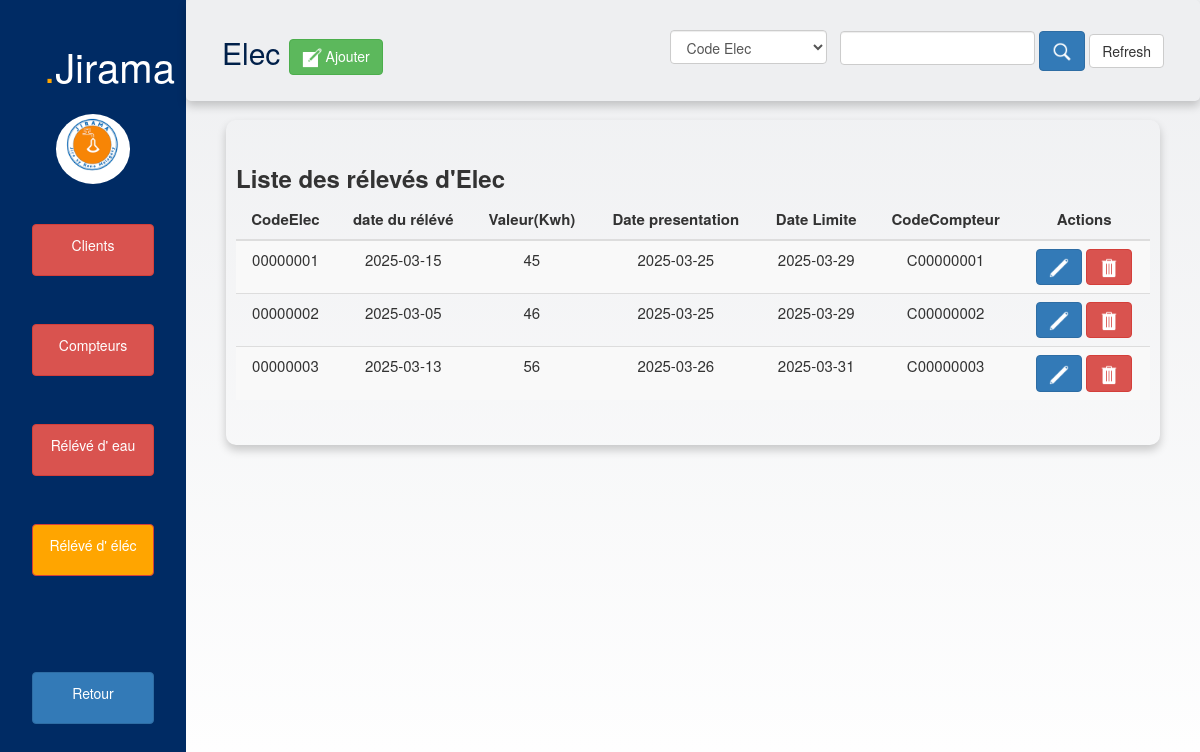
Screenshot of /deb.php?controller=Elec&action=index with the database file from the repository.
### tables this page shows
CREATE TABLE `releve_elec` (
  `codeElec` varchar(11) NOT NULL,
  `dateReleve1` date NOT NULL,
  `valeur1` int(11) NOT NULL,
  `date_presentation` date NOT NULL,
  `date_limite` date NOT NULL,
  `codeCompteur` varchar(11) NOT NULL
);

### controller/releveElecController.php (called while the page is built, shortened)
<?php
    require 'models/releveElecModel.php';
    class ElecController{
        private $ElecModel;
        public function __construct(){
            $this->ElecModel = new ElecModel();
        }
        public function index(){
            $item = $this->ElecModel->getAllElec();
            require 'views/releveElec/index.php';
        }
    }
?>

### config/connexion.php (called while the page is built, shortened)
<?php
    class Database{
        private static $dbHost = "localhost";
        private static $dbUser = "root";
        private static $dbName = "jirama";
        private static $dbPassword = "";
        private static $connexion = null;
        public static function connect(){
            try{
                self::$connexion = new PDO("mysql:host=" . self::$dbHost. "; dbname=".self::$dbName, self::$dbUser, self::$dbPassword);
            }
            catch(PDOException $e){
                die($e->getMessage());
            }
            return self::$connexion;
        }
    }
?>

### models/releveElecModel.php (called while the page is built, shortened)
<?php
    class ElecModel{
        private $db;
        public function __construct(){
            $this->db = Database::connect();
        }
        public function getAllElec(){
            $stmt = $this->db->query('SELECT * from releve_Elec');
            return $stmt->fetchAll(PDO::FETCH_ASSOC);
        }
    }
?>

### views/releveElec/index.php (the view, shortened to what this page needs)
<?php
    $search['search'] = $search['search'] ?? "";
    $search['typeSearch'] = $search['typeSearch'] ?? "";
?>
<!DOCTYPE html>
<html lang="en">
<head>
    <link rel="stylesheet" href="bootstrap/bootstrapVrai.min.css">
    <link rel="stylesheet" href="css/style.css">
</head>
<body>
    <div class="dashboard">
        <div class="left_panel">
            <div class="row">
                <div class="left_content col-md-12">
                    <h2><span class="point">.</span>Jirama</h2>
                    <img src="image/téléchargement.png" class="img-circle" alt="">
                    <div class="navigation">
                        <ul>
                            <li><a href="deb.php?controller=customer&action=index2" class="btn btn-danger">Clients</a></li>
                            <li><a href="deb.php?controller=Compteur&action=index" class="btn btn-danger">Compteurs</a></li>
                            <li><a href="deb.php?controller=Eau&action=index" class="btn btn-danger">Rélévé d' eau</a></li>
                            <li><a href="#" id="active" class="btn btn-danger">Rélévé d' éléc</a></li>
                            <li style="margin-top:6vh"><a href="index.php" class="btn btn-primary">Retour</a></li>
                        </ul>
                    </div>
                </div>
            </div>
        </div>
        <div class="right_panel">
            <header class="loha1">
                <h2>Elec <a href="deb.php?controller=Elec&action=create" class="btn btn-success" id="ajouter"><img src="image/icons8_create_50px.png" alt="" class="icon"> Ajouter</a></h2>
                <div class="search">
                    <form action="deb.php?controller=search&action=searchElec" method="POST">
                        <select name="typeSearch" class="form-control2" id="sexe">
                            <option value="codeElec" <?= ($search['typeSearch'] == "codeEau") ? 'selected' : ''?>>Code Elec</option>
                        </select>
                        <input type="text" class="form-control2" name="search" value="<?php echo $search['search']?>">
                        <button class="btn btn-primary" type="submit"><img src="image/search_50px.png" alt="" class="icon"></button>
                        <a href="deb.php?controller=Elec&action=index" class="btn btn-default">Refresh</a>
                    </form>
                </div>
            </header>
            <div class="right_content">
                <div class="containerPers admin">
                    <div class="row">
                        <h3><strong>Liste des rélevés d'Elec</strong></h3>
                        <table class=" table table-striped" style="overflow-x:auto">
                            <thead>
                                <tr>
                                    <th>CodeElec</th>
                                    <th>date du rélévé</th>
                                    <th>Valeur(Kwh)</th>
                                    <th>Date presentation</th>
                                    <th>Date Limite</th>
                                    <th>CodeCompteur</th>
                                    <th>Actions</th>
                                </tr>
                            </thead>
                            <tbody>
                                <?php
                                    if ($item) {
                                        foreach($item as $item){
                                            echo '<tr style="text-align: center">';
                                            echo        '<td>' . $item['codeElec']. '</td>';
                                            echo        '<td>' . $item['dateReleve1']. '</td>';
                                            echo        '<td>' . $item['valeur1']. '</td>';
                                            echo        '<td>' . $item['date_presentation'] . '</td>';
                                            echo        '<td>' . $item['date_limite'] . '</td>';
                                            echo        '<td>' . $item['codeCompteur']. '</td>';
                                            echo        '<td>';
                                            echo            '<a href="deb.php?controller=Elec&action=createUpdate&codeElec='. $item['codeElec'] .'" class="btn btn-primary"><img src="image/icons8_edit_50px.png" class="icon"></a>';
                                            echo            '<a href="deb.php?controller=Elec&action=createDelete&codeElec='. $item['codeElec'] .'" class="btn btn-danger"><img src="image/icons8_trash_can_50px.png" alt="" class="icon"></a>';
                                            echo        '</td>';
                                            echo '</tr>';
                                        }
                                    }else {
                                        ?>
                                            <tr style="color:red" >
                                                <td colspan =6 style="text-align: center"> Aucun données trouvé! </td>
                                            </tr>
                                        <?php
                                    }
                                ?>
                            </tbody>
                        </table>
                    </div>
                </div>
            </div>
        </div>
    </div>
</body>
</html>

### css/style.css (style rules this page uses)
* { margin: 0; padding: 0; }
body { background: linear-gradient(to top, #ffffff, #eeeff1); }
.dashboard { display: flex; justify-content:flex-start; width: 100%; height: 100vh; }
.left_panel { width: 15.5%; background-color: #002b64; color: white; box-sizing: border-box; padding: 1vh 1vh; position: fixed; height: 100%; }
.right_panel { margin-left: 15.5vw; width: 84.5%; }
.left_content h2 { font-size: 5vh; padding: 2vh 3vh; margin-left: 1vw; margin-right: 3vw; }
.left_content img { height: 70px; margin: 0 4vw; }
.point { color: orange; }
.navigation ul { list-style: none; padding: 2vh 0; font-size: 2.8vh; }
.navigation ul li { padding: 3vh 3vh; }
.navigation a { color: white; text-decoration: none; width: 100%; height: 6.5vh; padding: 10px; text-align: center; align-items: center; }
#active { background-color: orange; }
.loha1 { padding: 2vh 3vw; background-color: #eeeff1; box-shadow: 0 5px 10px 0 rgba(0, 0, 0, 0.2); color: #00204a; border-radius: 5px; position: fixed; width: 84.5%; display: flex; align-items: center; justify-content:space-between; overflow: hidden; z-index: 99; }
.search input[type=text] { margin-left: 10px; }
.form-control2 { height:34px;padding:6px 12px;font-size:14px;line-height:1.42857143;color:#555;background-color:#fff;background-image:none;border:1px solid #ccc;border-radius:4px;-webkit-box-shadow:inset 0 1px 1px rgba(0,0,0,.075);box-shadow:inset 0 1px 1px rgba(0,0,0,.075);-webkit-transition:border-color ease-in-out .15s,-webkit-box-shadow ease-in-out .15s;-o-transition:border-color ease-in-out .15s,box-shadow ease-in-out .15s;transition:border-color ease-in-out .15s,box-shadow ease-in-out .15s }
.search button, input { height: 5vh; }
.right_content { margin: 5vh; margin-top: 15vh; height: 78%; }
.containerPers { padding-right:15px;padding-left:15px;margin-right:auto;margin-left:auto }
.admin { padding: 25px; border-radius: 10px; box-shadow: 0 5px 10px 0 rgba(0, 0, 0, 0.2); overflow-x:auto; }
#ajouter { text-decoration: none; }
.admin table { font-size: 15px; }
.icon { width: 20px; }

### views/releveElec/index.php (style rules this page uses)
th { text-align: center; }

### rows the page displays
releve_elec: codeElec "00000001", dateReleve1 "2025-03-15", valeur1 "45", date_presentation "2025-03-25", date_limite "2025-03-29", codeCompteur "C00000001"
releve_elec: codeElec "00000002", dateReleve1 "2025-03-05", valeur1 "46", date_presentation "2025-03-25", date_limite "2025-03-29", codeCompteur "C00000002"
releve_elec: codeElec "00000003", dateReleve1 "2025-03-13", valeur1 "56", date_presentation "2025-03-26", date_limite "2025-03-31", codeCompteur "C00000003"
